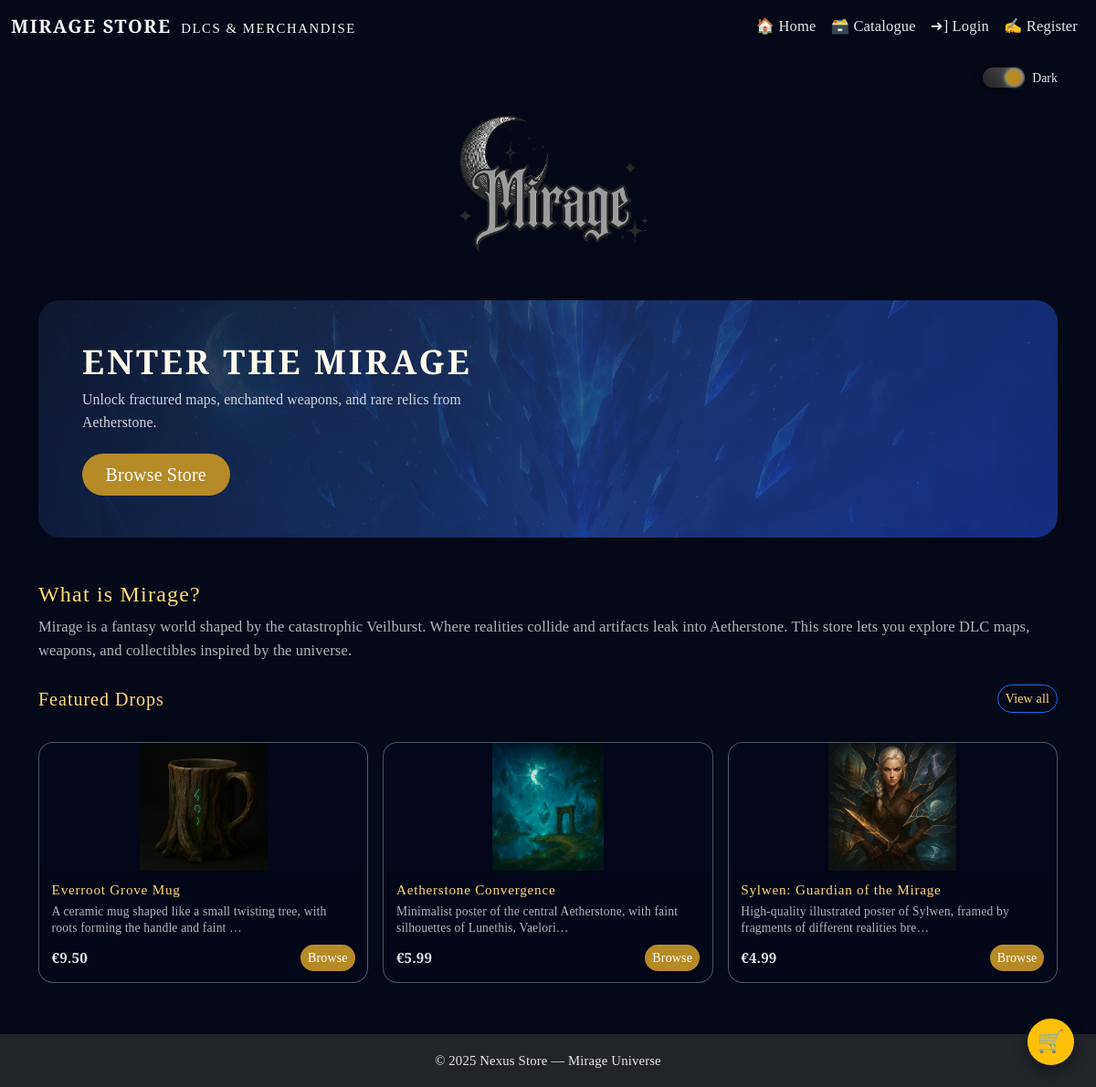
The page / on the database its author committed.
### core/models.py (models this page shows, shortened)
class Item(models.Model):
    label = models.CharField(max_length=100)
    category = models.ForeignKey(
        Category,
        on_delete=models.PROTECT,
        related_name="items",
    )
    subcategory = models.ForeignKey(
        SubCategory,
        on_delete=models.PROTECT,
        related_name="items",
    )
    description = models.TextField(blank=True)
    price = models.DecimalField(max_digits=7, decimal_places=2)
    element = models.CharField(max_length=30, blank=True)
    reality_fragment = models.CharField(max_length=50, blank=True)
    rarity = models.CharField(
        max_length=20,
        choices=RARITY_CHOICES,
        default="common",
    )
    image_url = models.CharField(
        max_length=200,
        blank=True,
        help_text="Path under static/, e.g. 'images/items/emberwreath-longbow.png'",
    )
    created_at = models.DateTimeField(auto_now_add=True)

### core/views.py (the view)
# urls.py: path("", core_views.home, name="home"),
def home(request):
    cart = _get_cart(request.session)
    cart_count = sum(cart.values())
    featured_items = Item.objects.all().order_by("-created_at")[:6]
    context = {
        "cart_count": cart_count,
        "featured_items": featured_items,
    }
    return render(request, "core/home.html", context)

### core/views.py (called while the page is built)
def _get_cart(session):
    return session.get("cart", {})

### core/templates/core/home.html (shortened to what this page needs)
{% extends "core/layout.html" %}
{% load static %}
{% block body_page %}home{% endblock %}
{% block extra_css %}
    <link rel="stylesheet" href="{% static 'css-files/catalogue.css' %}">
    <link rel="stylesheet" href="{% static 'css-files/home.css' %}">
{% endblock %}
{% block content %}
<section class="mirage-hero mb-5">
    <div class="mirage-hero-overlay">
        <div class="mirage-hero-inner">
            <h1 class="mirage-hero-title">Enter the Mirage</h1>
            <p class="mirage-hero-subtitle">
                Unlock fractured maps, enchanted weapons, and rare relics from Aetherstone.
            </p>
            <a href="{% url 'catalogue' %}" class="btn btn-lg btn-warning mirage-hero-btn">
                Browse Store
            </a>
        </div>
    </div>
</section>
<section class="mb-4">
    <h2 class="h4">What is Mirage?</h2>
    <p class="text-muted">
        Mirage is a fantasy world shaped by the catastrophic Veilburst. Where realities collide and artifacts leak into Aetherstone.
        This store lets you explore DLC maps, weapons, and collectibles inspired by the universe.
    </p>
</section>
{% if featured_items %}
<section class="mb-2 featured-drops">
    <div class="d-flex justify-content-between align-items-center">
        <h2 class="h5 mb-0">Featured Drops</h2>
        <a href="{% url 'catalogue' %}" class="btn btn-sm btn-outline-primary">View all</a>
    </div>
    <div class="row mt-3 g-3">
        {% for item in featured_items|slice:":3" %}
        <div class="col-md-4">
            <div class="card h-100">
                {% if item.image_url %}
                    <img src="{% static item.image_url %}" class="card-img-top" alt="{{ item.label }}">
                {% else %}
                    <img src="{% static 'images/items/placeholder.png' %}" class="card-img-top" alt="{{ item.label }}">
                {% endif %}
                <div class="card-body">
                    <h3 class="h6">{{ item.label }}</h3>
                    <p class="small text-muted mb-2">{{ item.description|default:"No description yet."|truncatechars:90 }}</p>
                    <div class="d-flex justify-content-between align-items-center">
                        <strong>€{{ item.price }}</strong>
                        <a href="{% url 'catalogue' %}" class="btn btn-sm btn-warning">Browse</a>
                    </div>
                </div>
            </div>
        </div>
        {% endfor %}
    </div>
</section>
{% endif %}
{% endblock %}

### core/static/css-files/global.css (style rules this page uses)
*, *::before, *::after { box-sizing: border-box; }
body { font-family: "Cormorant Garamond", system-ui, -apple-system, BlinkMacSystemFont, "Segoe UI", sans-serif; }
.mirage-hero-title, .navbar-brand, .page-title { font-family: "Cinzel", serif; letter-spacing: 0.08em; text-transform: uppercase; }
html { font-size: 16px; }
body { font-size: 1.03rem; line-height: 1.6; font-weight: 500; -webkit-font-smoothing: antialiased; text-rendering: optimizeLegibility; }
.small, small { font-size: 0.92rem; }
.mirage-hero-title, .navbar-brand, .page-title { font-family: "Cinzel Decorative", "Cinzel", serif; }
:root { --mirage-font-body: "Cormorant Garamond", serif; --mirage-font-display: "Cinzel Decorative", "Cinzel", serif; }
body { font-family: var(--mirage-font-body); letter-spacing: 0.01em; }
h1, h2, h3, h4, h5, h6, .page-title, .mirage-hero-title { font-family: var(--mirage-font-display); letter-spacing: 0.05em; }
button, .btn, input, select, textarea, .table { font-family: var(--mirage-font-body); }
.btn { border-radius: 999px; transition: transform 160ms ease, box-shadow 160ms ease, filter 160ms ease; }

### core/static/css-files/theme-dark.css (style rules this page uses)
body.dark-theme { background-color: #050816; color: #f3f4f6; }
body.dark-theme h1, body.dark-theme h2, body.dark-theme h3, body.dark-theme h4, body.dark-theme h5, body.dark-theme h6 { color: #ffda7a; }
body.dark-theme p, body.dark-theme li, body.dark-theme small, body.dark-theme label, body.dark-theme span { color: #e8e8e8; }
body.dark-theme a { color: #ffda7a; text-decoration: none; }
body.dark-theme .card, body.dark-theme .auth-form, body.dark-theme .account-box { background-color: #020617; border: 1px solid rgba(148, 163, 184, 0.5); color: #e5e7eb; }
body.dark-theme .btn-warning { background-color: #b78a28; border: none; color: #ffffff; }
body.dark-theme .mirage-hero-title { color: #fffbeb; }
body.dark-theme .mirage-hero-subtitle { color: #e5e7eb; }
body.dark-theme .text-muted, body.dark-theme .text-secondary, body.dark-theme .text-body-secondary, body.dark-theme .text-black-50 { color: rgba(229, 231, 235, 0.78) !important; }

### core/static/css-files/catalogue.css (style rules this page uses)
.mirage-hero { position: relative; border-radius: 24px; overflow: hidden; min-height: 260px; background-image: url("../images/mirage-bg.png"); background-size: cover; background-position: center; margin-top: 1rem; }
.mirage-hero-overlay { position: absolute; inset: 0; background: radial-gradient(circle at top, rgba(255, 255, 255, 0.04), transparent), linear-gradient(135deg, rgba(15, 23, 42, 0.9), rgba(30, 64, 175, 0.7)); display: flex; align-items: center; justify-content: flex-start; }
.mirage-hero-inner { padding: 2.5rem 3rem; max-width: 540px; }
.mirage-hero-title { font-size: 2.3rem; font-weight: 700; letter-spacing: 0.08em; text-transform: uppercase; margin-bottom: 0.4rem; }
.mirage-hero-subtitle { font-size: 0.98rem; opacity: 0.9; margin-bottom: 1.4rem; }
.mirage-hero-btn { border-radius: 999px; padding-inline: 1.6rem; }

### core/static/css-files/home.css (style rules this page uses)
.featured-drops { margin-top: 0.75rem; }
.featured-drops .card { border-radius: 16px; overflow: hidden; }
.featured-drops .card-img-top { height: 140px; object-fit: contain; background: rgba(15, 23, 42, 0.10); }
.featured-drops .card-body { padding: 0.75rem 0.85rem; }
.featured-drops .card-body h3 { margin-bottom: 0.35rem; font-size: 0.95rem; }
.featured-drops .card-body p { margin-bottom: 0.6rem; font-size: 0.85rem; line-height: 1.35; }
.featured-drops .card-body strong { font-size: 0.95rem; }

### rows shown on the page
Item: image_url (picture), label "Everroot Grove Mug", description "A ceramic mug shaped like a small twisting tree, with roots forming the handle and faint …", price "9.50"
Item: image_url (picture), label "Aetherstone Convergence", description "Minimalist poster of the central Aetherstone, with faint silhouettes of Lunethis, Vaelori…", price "5.99"
Item: image_url (picture), label "Sylwen: Guardian of the Mirage", description "High-quality illustrated poster of Sylwen, framed by fragments of different realities bre…", price "4.99"
